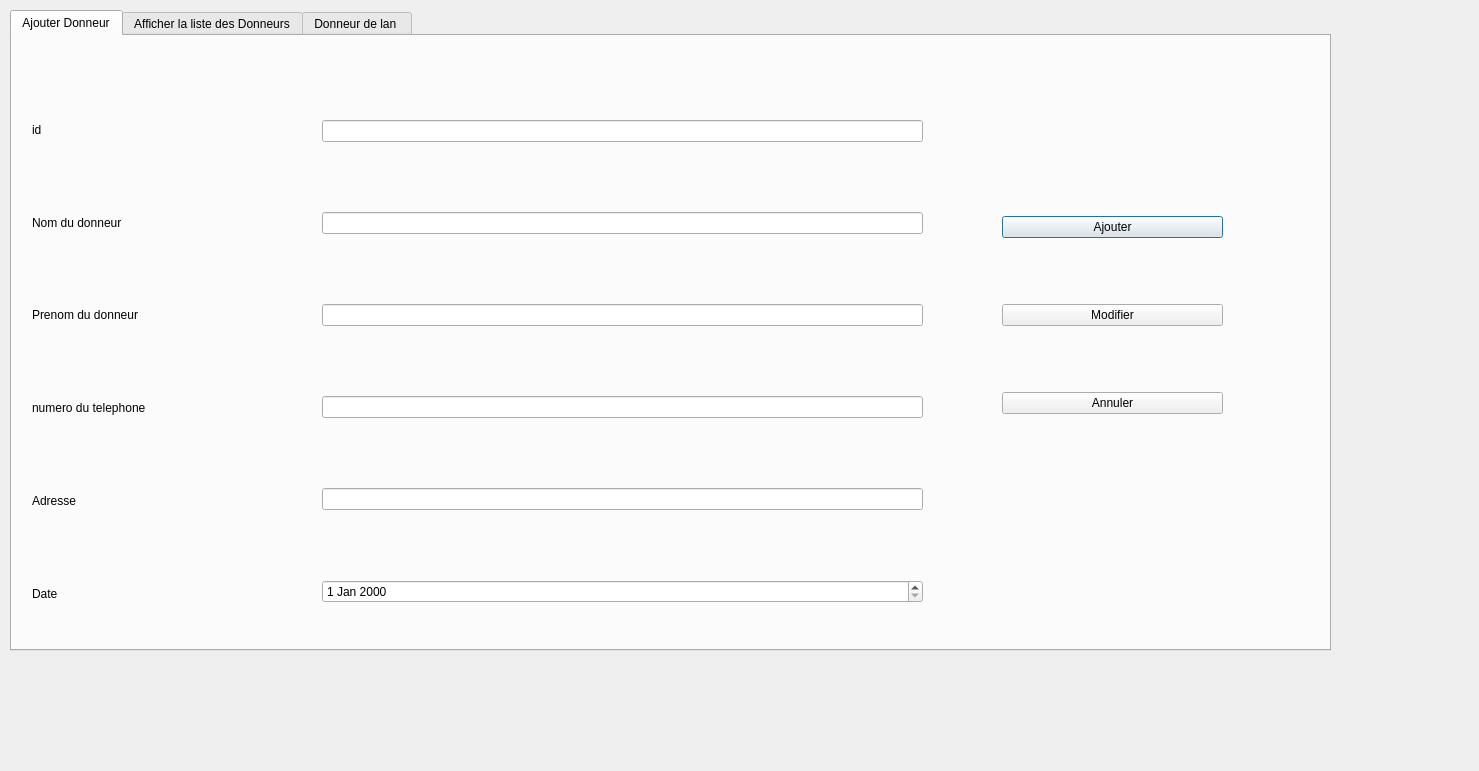
<?xml version="1.0" encoding="UTF-8"?>
<ui version="4.0">
 <class>donneurs</class>
 <widget class="QDialog" name="donneurs">
  <property name="geometry">
   <rect>
    <x>0</x>
    <y>0</y>
    <width>1479</width>
    <height>771</height>
   </rect>
  </property>
  <property name="windowTitle">
   <string>Dialog</string>
  </property>
  <widget class="QTabWidget" name="tabWidget">
   <property name="geometry">
    <rect>
     <x>10</x>
     <y>10</y>
     <width>1321</width>
     <height>641</height>
    </rect>
   </property>
   <property name="sizeIncrement">
    <size>
     <width>0</width>
     <height>0</height>
    </size>
   </property>
   <property name="contextMenuPolicy">
    <enum>Qt::DefaultContextMenu</enum>
   </property>
   <property name="toolTip">
    <string>&lt;html&gt;&lt;head/&gt;&lt;body&gt;&lt;p&gt;a&lt;/p&gt;&lt;/body&gt;&lt;/html&gt;</string>
   </property>
   <property name="currentIndex">
    <number>0</number>
   </property>
   <property name="iconSize">
    <size>
     <width>30</width>
     <height>27</height>
    </size>
   </property>
   <widget class="QWidget" name="tab_4">
    <attribute name="title">
     <string>Ajouter Donneur</string>
    </attribute>
    <widget class="QWidget" name="layoutWidget">
     <property name="geometry">
      <rect>
       <x>20</x>
       <y>50</y>
       <width>172</width>
       <height>551</height>
      </rect>
     </property>
     <layout class="QVBoxLayout" name="verticalLayout_3">
      <item>
       <widget class="QLabel" name="label">
        <property name="text">
         <string>id</string>
        </property>
       </widget>
      </item>
      <item>
       <widget class="QLabel" name="label_11">
        <property name="text">
         <string>Nom du donneur</string>
        </property>
       </widget>
      </item>
      <item>
       <widget class="QLabel" name="label_12">
        <property name="text">
         <string>Prenom du donneur</string>
        </property>
       </widget>
      </item>
      <item>
       <widget class="QLabel" name="label_14">
        <property name="text">
         <string>numero du telephone</string>
        </property>
       </widget>
      </item>
      <item>
       <widget class="QLabel" name="label_15">
        <property name="text">
         <string>Adresse</string>
        </property>
       </widget>
      </item>
      <item>
       <widget class="QLabel" name="label_13">
        <property name="text">
         <string>Date</string>
        </property>
       </widget>
      </item>
     </layout>
    </widget>
    <widget class="QWidget" name="layoutWidget">
     <property name="geometry">
      <rect>
       <x>310</x>
       <y>20</y>
       <width>601</width>
       <height>611</height>
      </rect>
     </property>
     <layout class="QVBoxLayout" name="verticalLayout_4">
      <item>
       <widget class="QLineEdit" name="id"/>
      </item>
      <item>
       <widget class="QLineEdit" name="nom"/>
      </item>
      <item>
       <widget class="QLineEdit" name="prenom"/>
      </item>
      <item>
       <widget class="QLineEdit" name="tel"/>
      </item>
      <item>
       <widget class="QLineEdit" name="adresse"/>
      </item>
      <item>
       <widget class="QDateEdit" name="date"/>
      </item>
     </layout>
    </widget>
    <widget class="QWidget" name="layoutWidget">
     <property name="geometry">
      <rect>
       <x>990</x>
       <y>120</y>
       <width>221</width>
       <height>321</height>
      </rect>
     </property>
     <layout class="QVBoxLayout" name="verticalLayout_5">
      <item>
       <widget class="QPushButton" name="pushButton_5">
        <property name="text">
         <string>Ajouter</string>
        </property>
       </widget>
      </item>
      <item>
       <widget class="QPushButton" name="pushButton_6">
        <property name="text">
         <string>Modifier</string>
        </property>
       </widget>
      </item>
      <item>
       <widget class="QPushButton" name="pushButton_7">
        <property name="text">
         <string>Annuler</string>
        </property>
       </widget>
      </item>
     </layout>
    </widget>
   </widget>
   <widget class="QWidget" name="tab_5">
    <attribute name="title">
     <string>Afficher la liste des Donneurs</string>
    </attribute>
    <widget class="QScrollBar" name="verticalScrollBar_2">
     <property name="geometry">
      <rect>
       <x>570</x>
       <y>60</y>
       <width>21</width>
       <height>541</height>
      </rect>
     </property>
     <property name="orientation">
      <enum>Qt::Vertical</enum>
     </property>
    </widget>
    <widget class="QWidget" name="widget_2" native="true">
     <property name="geometry">
      <rect>
       <x>-120</x>
       <y>200</y>
       <width>701</width>
       <height>281</height>
      </rect>
     </property>
    </widget>
    <widget class="QPushButton" name="pushButton_9">
     <property name="geometry">
      <rect>
       <x>1040</x>
       <y>270</y>
       <width>161</width>
       <height>61</height>
      </rect>
     </property>
     <property name="text">
      <string>Modifier</string>
     </property>
    </widget>
    <widget class="QTableView" name="tableView">
     <property name="geometry">
      <rect>
       <x>0</x>
       <y>0</y>
       <width>571</width>
       <height>611</height>
      </rect>
     </property>
    </widget>
    <widget class="QWidget" name="layoutWidget">
     <property name="geometry">
      <rect>
       <x>910</x>
       <y>10</y>
       <width>243</width>
       <height>31</height>
      </rect>
     </property>
     <layout class="QHBoxLayout" name="horizontalLayout_2"/>
    </widget>
    <widget class="QWidget" name="layoutWidget">
     <property name="geometry">
      <rect>
       <x>690</x>
       <y>80</y>
       <width>330</width>
       <height>28</height>
      </rect>
     </property>
     <layout class="QHBoxLayout" name="horizontalLayout_3">
      <item>
       <widget class="QCheckBox" name="checkBox_4">
        <property name="text">
         <string>Tri par nom</string>
        </property>
       </widget>
      </item>
      <item>
       <widget class="QCheckBox" name="checkBox_5">
        <property name="text">
         <string>Tri par prenom</string>
        </property>
       </widget>
      </item>
      <item>
       <widget class="QCheckBox" name="checkBox_6">
        <property name="text">
         <string>Tri par date</string>
        </property>
       </widget>
      </item>
     </layout>
    </widget>
    <widget class="QWidget" name="layoutWidget">
     <property name="geometry">
      <rect>
       <x>630</x>
       <y>150</y>
       <width>172</width>
       <height>371</height>
      </rect>
     </property>
     <layout class="QVBoxLayout" name="verticalLayout">
      <item>
       <widget class="QLabel" name="label_33">
        <property name="text">
         <string>id</string>
        </property>
       </widget>
      </item>
      <item>
       <widget class="QLabel" name="label_26">
        <property name="text">
         <string>Nom du matériel</string>
        </property>
       </widget>
      </item>
      <item>
       <widget class="QLabel" name="label_28">
        <property name="text">
         <string>prenom</string>
        </property>
       </widget>
      </item>
      <item>
       <widget class="QLabel" name="label_30">
        <property name="text">
         <string>tel</string>
        </property>
       </widget>
      </item>
      <item>
       <widget class="QLabel" name="label_27">
        <property name="text">
         <string>adresse</string>
        </property>
       </widget>
      </item>
      <item>
       <widget class="QLabel" name="label_29">
        <property name="text">
         <string>date de naissance</string>
        </property>
       </widget>
      </item>
     </layout>
    </widget>
    <widget class="QWidget" name="layoutWidget">
     <property name="geometry">
      <rect>
       <x>820</x>
       <y>140</y>
       <width>127</width>
       <height>381</height>
      </rect>
     </property>
     <layout class="QVBoxLayout" name="verticalLayout_2">
      <item>
       <widget class="QLineEdit" name="id4">
        <property name="readOnly">
         <bool>true</bool>
        </property>
       </widget>
      </item>
      <item>
       <widget class="QLineEdit" name="nom4"/>
      </item>
      <item>
       <widget class="QLineEdit" name="pre4"/>
      </item>
      <item>
       <widget class="QLineEdit" name="tel4"/>
      </item>
      <item>
       <widget class="QLineEdit" name="adr4"/>
      </item>
      <item>
       <widget class="QDateEdit" name="date4"/>
      </item>
     </layout>
    </widget>
    <widget class="QWidget" name="layoutWidget">
     <property name="geometry">
      <rect>
       <x>593</x>
       <y>10</y>
       <width>214</width>
       <height>30</height>
      </rect>
     </property>
     <layout class="QHBoxLayout" name="horizontalLayout">
      <item>
       <widget class="QLabel" name="label_3">
        <property name="text">
         <string>Rechercher :</string>
        </property>
       </widget>
      </item>
      <item>
       <widget class="QLineEdit" name="recherche"/>
      </item>
     </layout>
    </widget>
    <widget class="QPushButton" name="pushButton">
     <property name="geometry">
      <rect>
       <x>1040</x>
       <y>160</y>
       <width>151</width>
       <height>51</height>
      </rect>
     </property>
     <property name="text">
      <string>Supprimer</string>
     </property>
    </widget>
   </widget>
   <widget class="QWidget" name="tab_10">
    <property name="enabled">
     <bool>true</bool>
    </property>
    <property name="contextMenuPolicy">
     <enum>Qt::PreventContextMenu</enum>
    </property>
    <property name="accessibleName">
     <string/>
    </property>
    <attribute name="title">
     <string>Donneur de lan </string>
    </attribute>
    <widget class="QLabel" name="label_31">
     <property name="geometry">
      <rect>
       <x>20</x>
       <y>20</y>
       <width>81</width>
       <height>16</height>
      </rect>
     </property>
     <property name="text">
      <string>A :</string>
     </property>
    </widget>
   </widget>
  </widget>
 </widget>
 <resources/>
 <connections/>
</ui>
